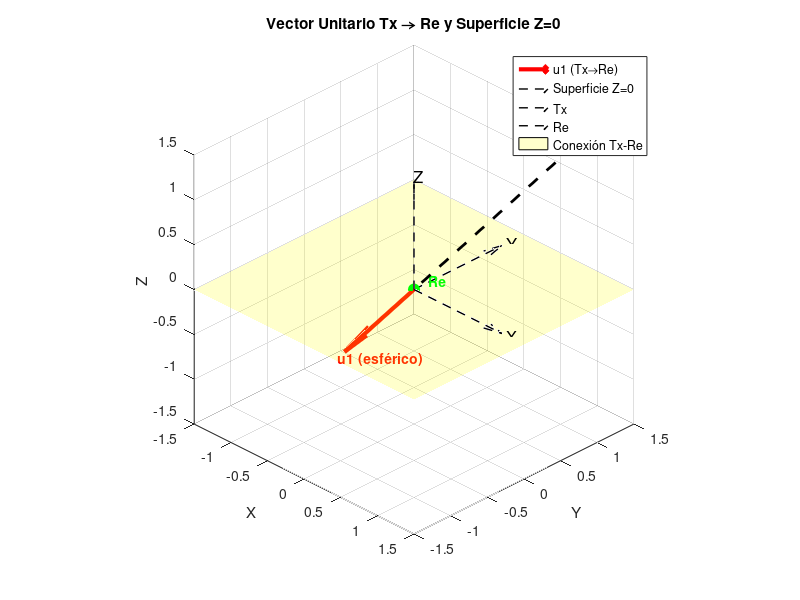
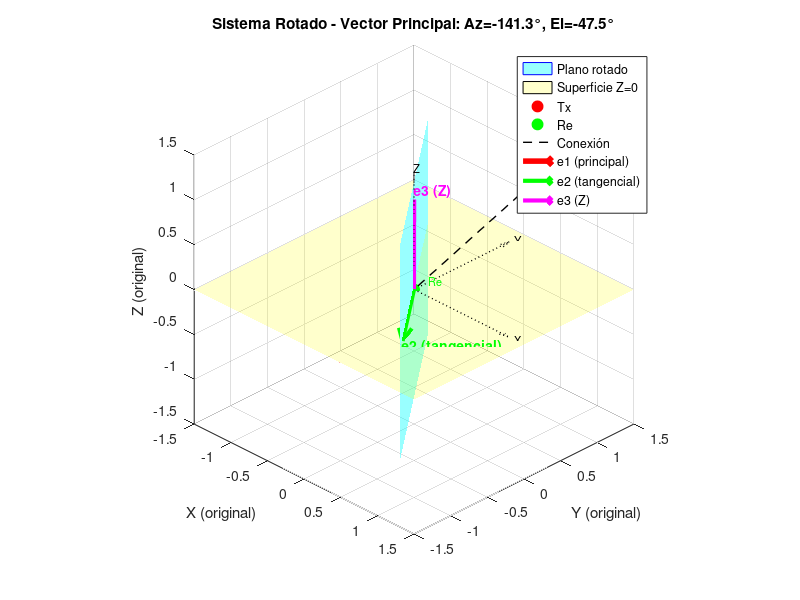
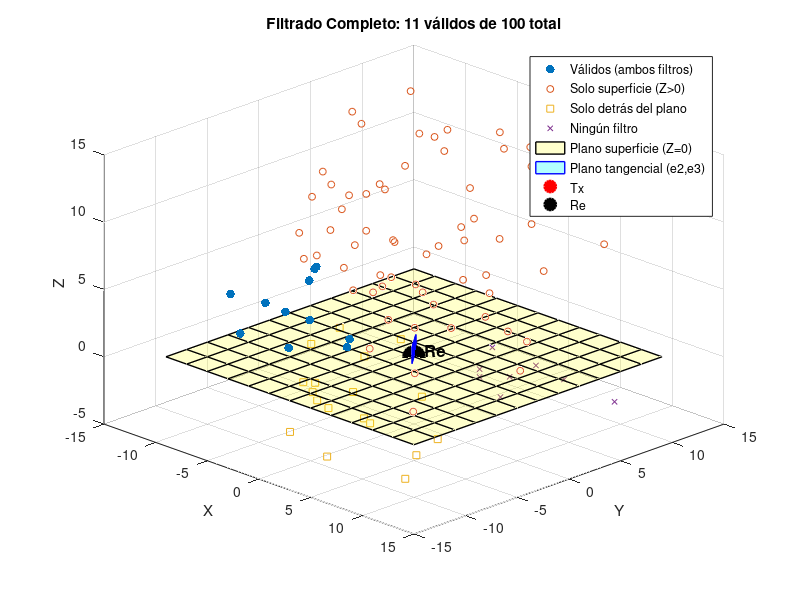

The MATLAB source for these figures, in order:
clc  
clear 
close all

%% 

Tx = [10,8,14];
Re = [0,0,0];

% Vector unitario que apunta HACIA el punto R (desde Tx hacia Re)
u1  = Re - Tx;
u1  = u1/norm(u1);

fprintf('========================================================\n');
fprintf('DEFINICIÓN DE VECTOR DESDE DOS PUNTOS:\n');
fprintf('========================================================\n');
fprintf('Transmisor Tx: [%.1f, %.1f, %.1f]\n', Tx);
fprintf('Receptor Re: [%.1f, %.1f, %.1f]\n', Re);
fprintf('Vector u1 (Tx → Re): [%.4f, %.4f, %.4f]\n\n', u1);

azimut    = atan2d(u1(2),u1(1));
elevacion = asind(u1(3));

fprintf('Vector unitario método 1 (esférico):\n');
fprintf('  Azimut: %.1f°, Elevación: %.1f°\n', azimut, elevacion);
fprintf('  u1 = [%.4f, %.4f, %.4f]\n', u1);
fprintf('  |u1| = %.6f\n\n', norm(u1));

%% MÉTODO 4: Vectores unitarios canónicos
% Vectores unitarios básicos en direcciones de ejes

ux = [1, 0, 0];  % Eje X
uy = [0, 1, 0];  % Eje Y  
uz = [0, 0, 1];  % Eje Z

fprintf('Vectores unitarios canónicos:\n');
fprintf('  ux = [%.1f, %.1f, %.1f]\n', ux);
fprintf('  uy = [%.1f, %.1f, %.1f]\n', uy);
fprintf('  uz = [%.1f, %.1f, %.1f]\n\n', uz);

% ========================================================================
% VISUALIZACIÓN DE VECTORES UNITARIOS
% ========================================================================

figure('Name', 'Vectores Unitarios', 'Position', [100, 100, 900, 700]);

% Punto origen para todos los vectores
origen = [0, 0, 0];

% Colores para cada vector (usando nombres válidos)
colores = {'red', 'magenta', 'cyan', 'black'};
etiquetas = {'u1 (esférico)', 'ux', 'uy', 'uz'};
vectores = {u1};

hold on;

% Dibujar cada vector
for i = 1:length(vectores)
    u1 = vectores{i};
    
    % Dibujar vector usando quiver3
    quiver3(origen(1), origen(2), origen(3), u1(1), u1(2), u1(3), ...
            1, 'Color', colores{i}, 'LineWidth', 3, 'MaxHeadSize', 0.2);
    
    % Añadir etiqueta en el extremo del vector
    text(u1(1)*1.1, u1(2)*1.1, u1(3)*1.1, etiquetas{i}, ...
         'FontSize', 10, 'Color', colores{i}, 'FontWeight', 'bold');
end

% Dibujar ejes de referencia (más delgados)
axis_length = 1.2;
quiver3(0, 0, 0, axis_length, 0, 0, 1, 'Color', 'black', 'LineStyle', '--', 'LineWidth', 1, 'MaxHeadSize', 0.1);
quiver3(0, 0, 0, 0, axis_length, 0, 1, 'Color', 'black', 'LineStyle', '--', 'LineWidth', 1, 'MaxHeadSize', 0.1);
quiver3(0, 0, 0, 0, 0, axis_length, 1, 'Color', 'black', 'LineStyle', '--', 'LineWidth', 1, 'MaxHeadSize', 0.1);

% Agregar plano Z = 0 para visualizar la superficie
[x_surf, y_surf] = meshgrid(-1.5:0.3:1.5, -1.5:0.3:1.5);
z_surf = zeros(size(x_surf));
surf(x_surf, y_surf, z_surf, 'FaceAlpha', 0.2, 'EdgeAlpha', 0.3, ...
     'FaceColor', 'yellow', 'EdgeColor', 'black');

% Marcar los puntos Tx y Re
plot3(Tx(1), Tx(2), Tx(3), 'ro', 'MarkerSize', 8, 'MarkerFaceColor', 'red');
plot3(Re(1), Re(2), Re(3), 'go', 'MarkerSize', 8, 'MarkerFaceColor', 'green');
text(Tx(1)+0.1, Tx(2)+0.1, Tx(3)+0.1, 'Tx', 'FontSize', 10, 'Color', 'red', 'FontWeight', 'bold');
text(Re(1)+0.1, Re(2)+0.1, Re(3)+0.1, 'Re', 'FontSize', 10, 'Color', 'green', 'FontWeight', 'bold');

% Dibujar línea de conexión Tx-Re
plot3([Tx(1), Re(1)], [Tx(2), Re(2)], [Tx(3), Re(3)], 'k--', 'LineWidth', 2);

% Etiquetas de ejes
text(axis_length*1.05, 0, 0, 'X', 'FontSize', 12, 'Color', 'black');
text(0, axis_length*1.05, 0, 'Y', 'FontSize', 12, 'Color', 'black');
text(0, 0, axis_length*1.05, 'Z', 'FontSize', 12, 'Color', 'black');

% Configuración del gráfico
xlabel('X'); ylabel('Y'); zlabel('Z');
title('Vector Unitario Tx → Re y Superficie Z=0');
grid on; axis equal;
view(45, 30);
legend({'u1 (Tx→Re)', 'Superficie Z=0', 'Tx', 'Re', 'Conexión Tx-Re'}, 'Location', 'best');

% Establecer límites
axis([-1.5, 1.5, -1.5, 1.5, -1.5, 1.5]);

hold off;

% ========================================================================
% CREAR SISTEMA DE COORDENADAS ROTADO SEGÚN VECTOR UNITARIO
% ========================================================================

%% Definir sistema de coordenadas rotado
% El vector u1 define la dirección principal
% Creamos un plano perpendicular a u1 con su propio sistema de coordenadas

fprintf('========================================================\n');
fprintf('SISTEMA DE COORDENADAS ROTADO:\n');
fprintf('========================================================\n');

% Vector unitario original
vector_principal = u1;
fprintf('Vector principal: u1 = [%.4f, %.4f, %.4f]\n', vector_principal);
fprintf('Azimut original: %.1f°, Elevación: %.1f°\n\n', azimut, elevacion);

%% Crear base ortonormal para el nuevo sistema de coordenadas
% e1: dirección del vector principal (u1)
% e2: dirección perpendicular en el plano (tangente al azimut)
% e3: dirección Z (perfectamente alineada con eje Z)

e1 = vector_principal;  % Dirección principal

% e3: perfectamente alineado con Z
e3 = [0, 0, 1];  % Vector unitario en dirección Z

% e2: perpendicular a e1 y e3 (tangente al azimut)
% Usamos producto cruz: e2 = e3 × e1
e2 = cross(e3, e1);
e2 = e2 / norm(e2);  % Normalizar

% Verificar que e1, e2, e3 forman una base ortonormal derecha
% Si el producto cruz da vector cero, significa que e1 es paralelo a Z
if norm(e2) < 1e-10
    % Caso especial: e1 es paralelo a Z
    % Elegir e2 arbitrario perpendicular a Z (por ejemplo, en dirección X)
    e2 = [1, 0, 0];
    % Asegurar que e2 sea perpendicular a e1
    e2 = e2 - dot(e2, e1) * e1;
    e2 = e2 / norm(e2);
end

fprintf('Base ortonormal del nuevo sistema:\n');
fprintf('  e1 (principal): [%.4f, %.4f, %.4f]\n', e1);
fprintf('  e2 (tangencial): [%.4f, %.4f, %.4f]\n', e2);
fprintf('  e3 (Z alineado): [%.4f, %.4f, %.4f] = [0, 0, 1]\n\n', e3);

% Verificar ortogonalidad
dot_e1_e2 = dot(e1, e2);
dot_e1_e3 = dot(e1, e3);
dot_e2_e3 = dot(e2, e3);

fprintf('Verificación de ortogonalidad:\n');
fprintf('  e1·e2 = %.6f (debe ser ≈ 0)\n', dot_e1_e2);
fprintf('  e1·e3 = %.6f (debe ser ≈ 0)\n', dot_e1_e3);
fprintf('  e2·e3 = %.6f (debe ser ≈ 0)\n\n', dot_e2_e3);

%% Crear matriz de transformación del sistema rotado
% Matriz de rotación: las columnas son los vectores de la nueva base
R = [e1', e2', e3'];  % Transpuesta porque queremos e1,e2,e3 como columnas

fprintf('Matriz de rotación R:\n');
fprintf('  [%.4f  %.4f  %.4f]\n', R(1,:));
fprintf('  [%.4f  %.4f  %.4f]\n', R(2,:));
fprintf('  [%.4f  %.4f  %.4f]\n\n', R(3,:));

%% Definir el plano en el nuevo sistema de coordenadas
% El plano está definido por las direcciones e2 y e3
% (perpendicular a e1, que es la dirección principal)

% Crear malla del plano en el sistema rotado
rango_plano = linspace(-1.2, 1.2, 15);
[u_plano, v_plano] = meshgrid(rango_plano, rango_plano);

% Puntos del plano en el sistema rotado: solo componentes e2 y e3
% (la componente e1 es cero porque el plano es perpendicular a e1)
puntos_plano_rotado = zeros(numel(u_plano), 3);
for i = 1:numel(u_plano)
    % Coordenadas en el sistema rotado: [0, u_plano(i), v_plano(i)]
    coord_rotado = [0, u_plano(i), v_plano(i)];
    % Transformar de vuelta al sistema original
    puntos_plano_rotado(i, :) = R * coord_rotado';
end

% Reorganizar para surf()
x_plano_rot = reshape(puntos_plano_rotado(:,1), size(u_plano));
y_plano_rot = reshape(puntos_plano_rotado(:,2), size(u_plano));
z_plano_rot = reshape(puntos_plano_rotado(:,3), size(u_plano));

%% Crear nueva figura para mostrar el sistema de coordenadas rotado
figure('Name', 'Sistema de Coordenadas Rotado', 'Position', [1050, 100, 900, 700]);
hold on;

% Dibujar el plano rotado (perpendicular al vector principal)
surf(x_plano_rot, y_plano_rot, z_plano_rot, 'FaceAlpha', 0.4, 'EdgeAlpha', 0.2, ...
     'FaceColor', 'cyan', 'EdgeColor', 'blue');

% Agregar plano Z = 0 para referencia
[x_z0, y_z0] = meshgrid(-1.5:0.3:1.5, -1.5:0.3:1.5);
z_z0 = zeros(size(x_z0));
surf(x_z0, y_z0, z_z0, 'FaceAlpha', 0.2, 'EdgeAlpha', 0.3, ...
     'FaceColor', 'yellow', 'EdgeColor', 'black');

% Marcar puntos Tx y Re en el sistema rotado también
plot3(Tx(1), Tx(2), Tx(3), 'ro', 'MarkerSize', 8, 'MarkerFaceColor', 'red');
plot3(Re(1), Re(2), Re(3), 'go', 'MarkerSize', 8, 'MarkerFaceColor', 'green');
text(Tx(1)+0.1, Tx(2)+0.1, Tx(3)+0.1, 'Tx', 'FontSize', 8, 'Color', 'red');
text(Re(1)+0.1, Re(2)+0.1, Re(3)+0.1, 'Re', 'FontSize', 8, 'Color', 'green');

% Línea Tx-Re
plot3([Tx(1), Re(1)], [Tx(2), Re(2)], [Tx(3), Re(3)], 'k--', 'LineWidth', 1);

% Dibujar la nueva base ortonormal
escala_base = 1.0;

% e1 - dirección principal (rojo, más grueso)
quiver3(0, 0, 0, e1(1)*escala_base, e1(2)*escala_base, e1(3)*escala_base, 1, ...
        'Color', 'red', 'LineWidth', 4, 'MaxHeadSize', 0.15);
text(e1(1)*escala_base*1.1, e1(2)*escala_base*1.1, e1(3)*escala_base*1.1, ...
     'e1 (principal)', 'FontSize', 12, 'Color', 'red', 'FontWeight', 'bold');

% e2 - dirección tangencial (verde)
quiver3(0, 0, 0, e2(1)*escala_base, e2(2)*escala_base, e2(3)*escala_base, 1, ...
        'Color', 'green', 'LineWidth', 3, 'MaxHeadSize', 0.15);
text(e2(1)*escala_base*1.1, e2(2)*escala_base*1.1, e2(3)*escala_base*1.1, ...
     'e2 (tangencial)', 'FontSize', 10, 'Color', 'green', 'FontWeight', 'bold');

% e3 - dirección Z (magenta)
quiver3(0, 0, 0, e3(1)*escala_base, e3(2)*escala_base, e3(3)*escala_base, 1, ...
        'Color', 'magenta', 'LineWidth', 3, 'MaxHeadSize', 0.15);
text(e3(1)*escala_base*1.1, e3(2)*escala_base*1.1, e3(3)*escala_base*1.1, ...
     'e3 (Z)', 'FontSize', 10, 'Color', 'magenta', 'FontWeight', 'bold');

% Dibujar ejes originales (más tenues)
axis_length = 1.3;
quiver3(0, 0, 0, axis_length, 0, 0, 1, 'Color', 'black', 'LineStyle', ':', 'LineWidth', 1, 'MaxHeadSize', 0.05);
quiver3(0, 0, 0, 0, axis_length, 0, 1, 'Color', 'black', 'LineStyle', ':', 'LineWidth', 1, 'MaxHeadSize', 0.05);
quiver3(0, 0, 0, 0, 0, axis_length, 1, 'Color', 'black', 'LineStyle', ':', 'LineWidth', 1, 'MaxHeadSize', 0.05);

% Etiquetas de ejes originales
text(axis_length*1.05, 0, 0, 'X', 'FontSize', 8, 'Color', 'black');
text(0, axis_length*1.05, 0, 'Y', 'FontSize', 8, 'Color', 'black');
text(0, 0, axis_length*1.05, 'Z', 'FontSize', 8, 'Color', 'black');

% Configuración del gráfico
xlabel('X (original)'); ylabel('Y (original)'); zlabel('Z (original)');
title(sprintf('Sistema Rotado - Vector Principal: Az=%.1f°, El=%.1f°', azimut, elevacion));
grid on; axis equal;
view(45, 30);
legend({'Plano rotado', 'Superficie Z=0', 'Tx', 'Re', 'Conexión', 'e1 (principal)', 'e2 (tangencial)', 'e3 (Z)'}, ...
       'Location', 'best');
axis([-1.5, 1.5, -1.5, 1.5, -1.5, 1.5]);

hold off;

%% Mostrar cómo el vector principal se descompone en el sistema rotado
coord_principal_rotado = R' * vector_principal';

fprintf('========================================================\n');
fprintf('DESCOMPOSICIÓN DEL VECTOR PRINCIPAL EN SISTEMA ROTADO:\n');
fprintf('========================================================\n');
fprintf('Vector principal u1 en coordenadas originales: [%.4f, %.4f, %.4f]\n', vector_principal);
fprintf('Vector principal u1 en coordenadas rotadas: [%.4f, %.4f, %.4f]\n', coord_principal_rotado);
fprintf('Como era de esperarse:\n');
fprintf('  - Componente e1: %.6f ≈ 1 (dirección principal)\n', coord_principal_rotado(1));
fprintf('  - Componente e2: %.6f ≈ 0 (perpendicular)\n', coord_principal_rotado(2));
fprintf('  - Componente e3: %.6f ≈ 0 (perpendicular)\n\n', coord_principal_rotado(3));

%% Posiciones aleatorias 3D
% Generar posiciones tridimensionales aleatorias con distribución uniforme

n_puntos = 100;
rng(42);  % Reproducibilidad

% Rangos
x_range = [-10, 10];
y_range = [-10, 10]; 
z_range = [-5, 15];

% Generar puntos aleatorios
puntos = [x_range(1) + diff(x_range) * rand(n_puntos, 1), ...
          y_range(1) + diff(y_range) * rand(n_puntos, 1), ...
          z_range(1) + diff(z_range) * rand(n_puntos, 1)];

fprintf('Generados %d puntos aleatorios\n', n_puntos);

%% Filtrar puntos según región de reflexión posible
% Para reflexión especular en Z=0:
% 1. Receptor debe estar en Z > 0 (mismo lado que Tx)
% 2. Desde la perspectiva de Tx, filtrar lo que está "delante" del plano e2-e3
%    y mantener lo que está "detrás" (región de reflexión válida)

% Filtro 1: Z > 0 (superficie)
filtro_superficie = puntos(:,3) > 0;

% Filtro 2: Región "detrás" del plano tangencial desde perspectiva de Tx
% Transformar todos los puntos al sistema rotado
puntos_rotados = (R' * (puntos - Re)')';  % Transponer para operación matricial

% Tx en sistema rotado
Tx_rotado = R' * (Tx - Re)';
fprintf('Tx en sistema rotado: [%.4f, %.4f, %.4f]\n', Tx_rotado);

% El plano tangencial está en e1 = 0 (pasa por Re)
% Desde la perspectiva de Tx:
% - Tx está en e1 < 0 (lado negativo del plano)
% - "Delante" del plano: mismo lado que Tx (e1 < 0) -> FILTRAR
% - "Detrás" del plano: lado opuesto a Tx (e1 > 0) -> MANTENER
filtro_tangencial = puntos_rotados(:,1) > 0;

% Combinar ambos filtros
indices_validos = filtro_superficie & filtro_tangencial;

fprintf('Filtros aplicados:\n');
fprintf('  - Superficie (Z>0): %d/%d puntos\n', sum(filtro_superficie), n_puntos);
fprintf('  - Detrás del plano (e1 > 0): %d/%d puntos\n', sum(filtro_tangencial), n_puntos);
fprintf('  - Ambos filtros: %d/%d puntos válidos\n', sum(indices_validos), n_puntos);

% Categorizar puntos para visualización
puntos_validos = puntos(indices_validos, :);
puntos_solo_superficie = puntos(filtro_superficie & ~filtro_tangencial, :);
puntos_solo_tangencial = puntos(~filtro_superficie & filtro_tangencial, :);
puntos_ninguno = puntos(~filtro_superficie & ~filtro_tangencial, :);

% Visualización
figure('Name', 'Filtrado por Ambos Planos', 'Position', [200, 200, 1000, 800]);
hold on;

% Puntos válidos (verdes, grandes)
if ~isempty(puntos_validos)
    scatter3(puntos_validos(:,1), puntos_validos(:,2), puntos_validos(:,3), ...
             40, 'green', 'filled');
end

% Puntos que cumplen solo filtro de superficie (azules)
if ~isempty(puntos_solo_superficie)
    scatter3(puntos_solo_superficie(:,1), puntos_solo_superficie(:,2), puntos_solo_superficie(:,3), ...
             25, 'blue', 'o');
end

% Puntos que cumplen solo filtro tangencial (amarillos)
if ~isempty(puntos_solo_tangencial)
    scatter3(puntos_solo_tangencial(:,1), puntos_solo_tangencial(:,2), puntos_solo_tangencial(:,3), ...
             25, 'yellow', 's');
end

% Puntos que no cumplen ningún filtro (rojos, pequeños)
if ~isempty(puntos_ninguno)
    scatter3(puntos_ninguno(:,1), puntos_ninguno(:,2), puntos_ninguno(:,3), ...
             15, 'red', 'x');
end

% Plano de reflexión Z=0
[x_plane, y_plane] = meshgrid(-12:2:12, -12:2:12);
z_plane = zeros(size(x_plane));
surf(x_plane, y_plane, z_plane, 'FaceAlpha', 0.2, 'FaceColor', 'yellow', ...
     'EdgeColor', 'black', 'LineWidth', 1);

% Dibujar el plano rotado (el que definimos previamente - formado por e2 y e3)
surf(x_plano_rot, y_plano_rot, z_plano_rot, 'FaceAlpha', 0.3, 'FaceColor', 'cyan', ...
     'EdgeColor', 'blue', 'LineWidth', 1);

% Puntos especiales
plot3(Tx(1), Tx(2), Tx(3), 'ro', 'MarkerSize', 15, 'MarkerFaceColor', 'red', 'LineWidth', 2);
plot3(Re(1), Re(2), Re(3), 'ko', 'MarkerSize', 15, 'MarkerFaceColor', 'black', 'LineWidth', 2);
text(Tx(1)+0.5, Tx(2)+0.5, Tx(3)+0.5, 'Tx', 'FontSize', 12, 'Color', 'red', 'FontWeight', 'bold');
text(Re(1)+0.5, Re(2)+0.5, Re(3)+0.5, 'Re', 'FontSize', 12, 'Color', 'black', 'FontWeight', 'bold');

xlabel('X'); ylabel('Y'); zlabel('Z');
title(sprintf('Filtrado Completo: %d válidos de %d total', sum(indices_validos), n_puntos));
legend({'Válidos (ambos filtros)', 'Solo superficie (Z>0)', 'Solo detrás del plano', 'Ningún filtro', ...
        'Plano superficie (Z=0)', 'Plano tangencial (e2,e3)', 'Tx', 'Re'}, 'Location', 'best');
grid on; view(45, 30);
hold off;



% ========================================================================
% FUNCIONES AUXILIARES
% ========================================================================
% ========================================================================
% FUNCIONES AUXILIARES PARA TRANSFORMACIÓN DE COORDENADAS
% ========================================================================

%% Función para transformar cualquier vector al sistema rotado
function coord_rotado = transformar_a_sistema_rotado(vector, matriz_R)
    % Transforma un vector del sistema original al sistema rotado
    coord_rotado = matriz_R' * vector';
end

%% Función para transformar del sistema rotado al original  
function vector_original = transformar_a_sistema_original(coord_rotado, matriz_R)
    % Transforma coordenadas del sistema rotado al sistema original
    vector_original = matriz_R * coord_rotado';
end 
